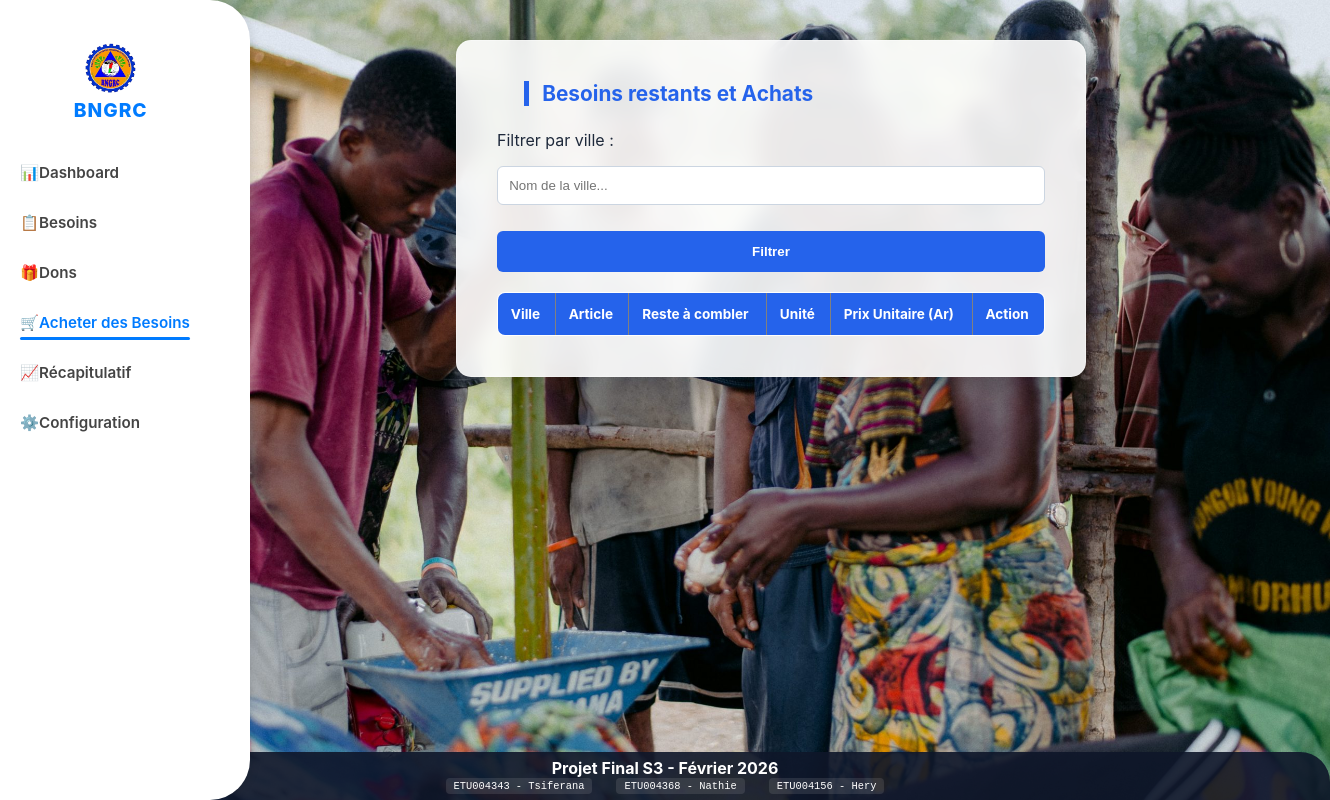
Before: /index.php?action=liste-besoins-achats with the older database file.
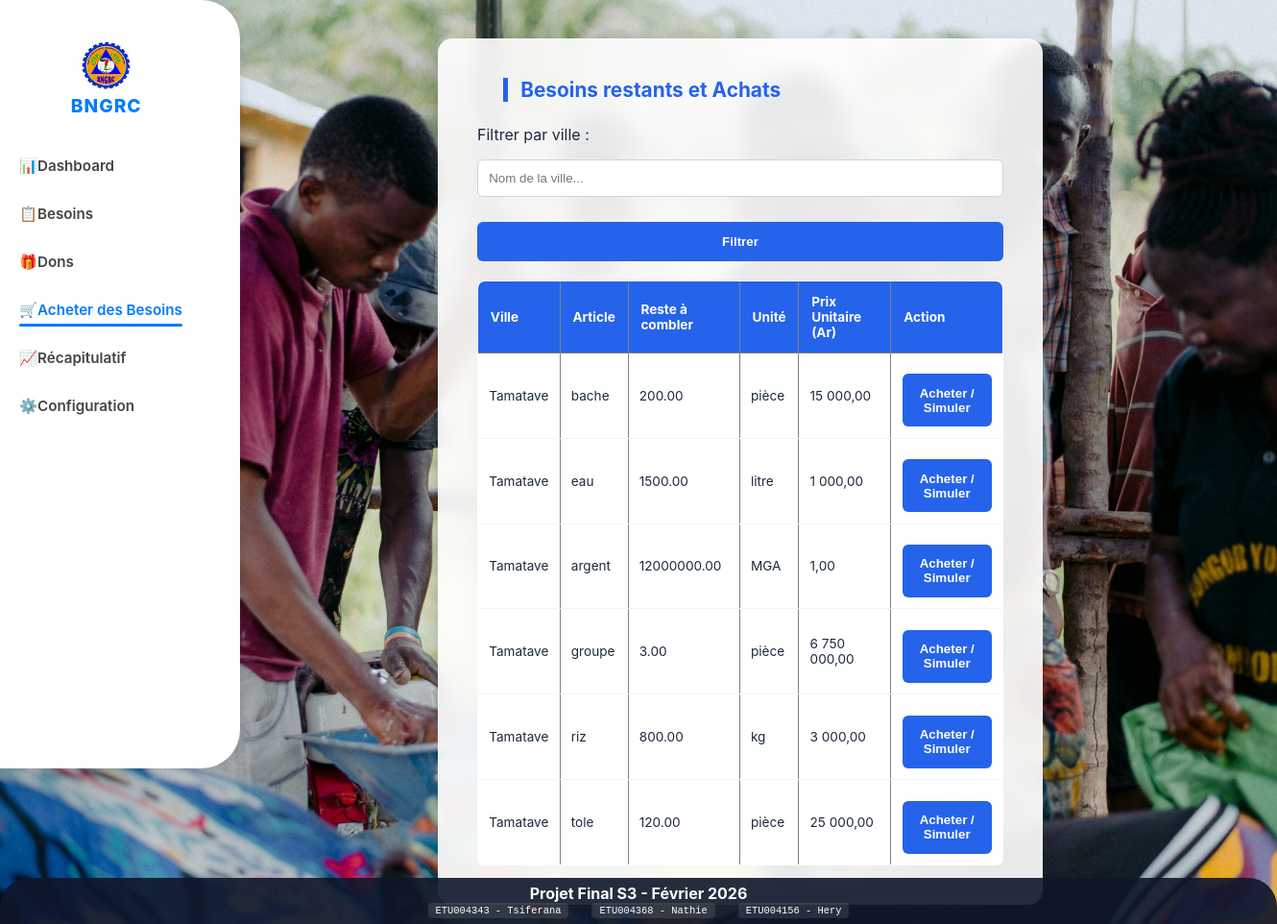
After: the same page with the newer database file.
### tables this page shows
CREATE TABLE bngrc_besoins (
    id_besoin INT AUTO_INCREMENT PRIMARY KEY,
    id_ville INT NOT NULL,
    id_categorie INT NOT NULL,
    article VARCHAR(100) NOT NULL, 
    quantite_initiale DECIMAL(15,2) NOT NULL,
    quantite_restante DECIMAL(15,2) NOT NULL, 
    prix_unitaire DECIMAL(15,2) NOT NULL, 
    date_saisie TIMESTAMP DEFAULT CURRENT_TIMESTAMP,
    FOREIGN KEY (id_ville) REFERENCES bngrc_villes(id_ville),
    FOREIGN KEY (id_categorie) REFERENCES bngrc_categories(id_categorie)
);

CREATE TABLE bngrc_villes (
    id_ville INT AUTO_INCREMENT PRIMARY KEY,
    nom_ville VARCHAR(100) NOT NULL
);

### controllers/AchatController.php (called while the page is built, shortened)
<?php
class AchatController {
    public function liste() {
        $db = (new Database())->getConnection();
        $ville_filtre = $_POST['ville_filtre'] ?? '';
        $sql = "SELECT b.*, v.nom_ville as ville
                FROM bngrc_besoins b
                JOIN bngrc_villes v ON b.id_ville = v.id_ville
                WHERE b.quantite_restante > 0";
        $stmt = $db->prepare($sql);
        if ($ville_filtre) {
            $stmt->execute([':v' => "%$ville_filtre%"]);
        } else {
            $stmt->execute();
        }
        $besoins = $stmt->fetchAll(PDO::FETCH_ASSOC);
        include '../views/liste_besoins_achats.php';
    }
}

### views/liste_besoins_achats.php (the view, shortened to what this page needs)
<?php include 'common/header.php'; ?>
<main>
    <div>
        <h2>Besoins restants et Achats</h2>
        <div class="filter-section">
            <form action="index.php?action=liste-besoins-achats" method="POST">
                <label>Filtrer par ville :</label>
                <input type="text" name="ville_filtre" placeholder="Nom de la ville...">
                <button type="submit">Filtrer</button>
            </form>
        </div>
        <table border="1" style="width: 100%; margin-top: 20px; border-collapse: collapse;">
            <thead>
                <tr>
                    <th>Ville</th>
                    <th>Article</th>
                    <th>Reste à combler</th>
                    <th>Unité</th>
                    <th>Prix Unitaire (Ar)</th>
                    <th>Action</th>
                </tr>
            </thead>
            <tbody>
                <?php foreach ($besoins as $b): ?>
                <tr>
                    <td><?= $b['ville'] ?></td>
                    <td><?= $b['article'] ?></td>
                    <td><?= $b['quantite_restante'] ?></td>
                    <td><?= $b['unite'] ?></td>
                    <td><?= number_format($b['prix_unitaire'], 2, ',', ' ') ?></td>
                    <td>
                        <button onclick="ouvrirSimulation(
                            <?= $b['id_besoin'] ?>,
                            '<?= $b['article'] ?>',
                            <?= $b['quantite_restante'] ?>,
                            <?= $b['prix_unitaire'] ?>
                        )">Acheter / Simuler</button>
                    </td>
                </tr>
                <?php endforeach; ?>
            </tbody>
        </table>
    </div>
</main>
<?php include 'common/footer.php'; ?>

### public/index.php (shortened to what this page needs)
<?php
$action = $_GET['action'] ?? 'dashboard';
switch ($action) {
    case 'liste-besoins-achats':
        require_once '../controllers/AchatController.php';
        (new AchatController())->liste();
        break;
}

### views/common/header.php (shortened to what this page needs)
<!DOCTYPE html>
<html lang="fr">
<head>
    <link rel="stylesheet" href="css/style.css">
</head>
<body>
    <header>
        <nav>
            <div class="logo-container">
                <a href="index.php?action=dashboard" style="text-decoration: none; text-align: center;">
                    <img src="images/bngrc.png" alt="Logo BNGRC" style="height: 50px; width: auto; vertical-align: middle;">
                    <div class="logo-text">BNGRC</div>
                </a>
            </div>
            <ul>
                <?php $act = $_GET['action'] ?? 'dashboard'; ?>
                <li class="<?php echo ($act == 'dashboard') ? 'active' : ''; ?>"><a href="index.php?action=dashboard">📊Dashboard</a></li>
                <li class="<?php echo ($act == 'saisie-besoin') ? 'active' : ''; ?>"><a href="index.php?action=saisie-besoin">📋Besoins</a></li>
                <li class="<?php echo ($act == 'saisie-don') ? 'active' : ''; ?>"><a href="index.php?action=saisie-don">🎁Dons</a></li>
                <li class="<?php echo ($act == 'liste-besoins-achats' || $act == 'simuler-achat') ? 'active' : ''; ?>"><a href="index.php?action=liste-besoins-achats">🛒Acheter des Besoins</a></li>
                <li class="<?php echo ($act == 'recapitulatif') ? 'active' : ''; ?>"><a href="index.php?action=recapitulatif">📈Récapitulatif</a></li>
                <li class="<?php echo ($act == 'config-frais') ? 'active' : ''; ?>"><a href="index.php?action=config-frais">⚙️Configuration</a></li>
            </ul>
        </nav>
    </header>
    <main>

### views/common/footer.php (shortened to what this page needs)
</main>
    <footer>
        <div class="signatures">
            <p><strong>Projet Final S3 - Février 2026</strong></p>
            <ul>
                <li>ETU004343 - Tsiferana</li>
                <li>ETU004368 - Nathie</li>
                <li>ETU004156 - Hery</li>
            </ul>
        </div>
    </footer>
</body>
</html>

### public/css/style.css (style rules this page uses)
:root { --primary: #2563eb; --primary-dark: #1d4ed8; --secondary: #64748b; --surface: rgba(255, 255, 255, 0.9); --text: #1e293b; }
* { box-sizing: border-box; margin: 0; padding: 0; }
html, body { height: 100%; }
body { font-family: 'Inter', sans-serif; color: var(--text); background-image: url('../images/back.jpg'); background-size: cover; background-position: center; background-attachment: fixed; display: flex; flex-direction: row; }
header { background: rgba(255, 255, 255, 0.95); width: 280px; height: 100vh; position: fixed; left: 0; top: 0; padding: 2rem 0; box-shadow: 2px 0 10px rgba(0,0,0,0.1); z-index: 1000; border-radius: 0 40px 40px 0; }
nav { display: flex; flex-direction: column; height: 100%; }
.logo-container { margin-left: 6cm; margin-bottom: 2rem; }
nav ul { display: flex; flex-direction: column; list-style: none; gap: 0.5rem; padding: 0 1.5rem; }
nav a { text-decoration: none; color: var(--secondary); font-weight: 600; font-size: 0.9rem; display: block; padding: 0.8rem 1rem; transition: all 0.3s ease; border-radius: 8px; }
main { flex: 1; margin-left: 280px; display: flex; flex-direction: column; align-items: center; justify-content: flex-start; padding: 5rem 0; transform: translateX(-164px); }
main > table, main > div, main > form { width: 700px; max-width: 90%; background: var(--surface); backdrop-filter: blur(10px); -webkit-backdrop-filter: blur(10px); border-radius: 15px; box-shadow: 0 10px 25px rgba(0, 0, 0, 0.2); border: 1px solid rgba(255, 255, 255, 0.3); padding: 2.5rem; margin: 0 auto; }
h2 { width: 700px; max-width: 90%; margin: 0 auto 1.5rem auto; color: var(--primary); font-size: 1.3rem; border-left: 5px solid var(--primary); padding-left: 0.8rem; text-align: left; }
table { border-collapse: collapse; background: white; border-radius: 8px; overflow: hidden; font-size: 0.85rem; width: 100%; }
th { background: var(--primary); color: white; padding: 0.8rem; text-align: left; }
td { padding: 0.7rem; border-bottom: 1px solid #f1f5f9; }
footer { position: fixed; bottom: 0; left: 0; width: 100%; padding: 0.4rem; background: rgba(15, 23, 42, 0.9); color: white; text-align: center; z-index: 500; border-radius: 30px 30px 0 0; }
.signatures ul { list-style: none; display: flex; justify-content: center; gap: 1.5rem; }
.signatures li { font-family: monospace; background: rgba(255,255,255,0.1); padding: 0.1rem 0.5rem; border-radius: 4px; font-size: 0.65rem; }
form { display: flex; flex-direction: column; gap: 1rem; width: 100%; }
input, select { padding: 0.7rem; border: 1px solid #cbd5e1; border-radius: 6px; width: 100%; }
button { background: var(--primary); color: white; padding: 0.8rem; border: none; cursor: pointer; font-weight: bold; border-radius: 6px; margin-top: 10px; }

### views/common/header.php (style rules this page uses)
header { background: #fff; box-shadow: 2px 0 10px rgba(0,0,0,0.1); width: 250px; height: 100vh; position: fixed; top: 0; left: 0; padding: 30px 0; z-index: 1000; }
nav { display: flex; flex-direction: column; align-items: flex-start; height: 100%; padding: 0 20px; }
.logo-container { margin-left: 1cm; margin-bottom: 20px; display: flex; flex-direction: column; align-items: center; }
.logo-text { color: #007bff; font-weight: 800; font-size: 1.2rem; margin-top: 5px; letter-spacing: 1px; }
nav ul { display: flex; flex-direction: column; list-style: none; gap: 15px; margin: 0; padding: 0; width: 100%; }
nav ul li { position: relative; width: fit-content; }
nav ul li a { text-decoration: none; color: #444; font-weight: 600; font-size: 0.95rem; padding: 8px 0; display: block; transition: color 0.3s ease; }
nav ul li a::after { content: ''; position: absolute; width: 0; height: 3px; bottom: 0; left: 0; background-color: #007bff; transition: width 0.3s ease; border-radius: 2px; }
nav ul li.active a { color: #007bff; }
nav ul li.active a::after { width: 100%; }
main { margin-left: 270px; padding: 20px; }

Changed rows visible on the page:
added bngrc_besoins: id_ville.nom_ville "Tamatave", article "bache", quantite_restante "200.00", unite "pièce", prix_unitaire "15 000,00"
added bngrc_besoins: id_ville.nom_ville "Tamatave", article "eau", quantite_restante "1500.00", unite "litre", prix_unitaire "1 000,00"
added bngrc_besoins: id_ville.nom_ville "Tamatave", article "argent", quantite_restante "12000000.00", unite "MGA", prix_unitaire "1,00"
added bngrc_besoins: id_ville.nom_ville "Tamatave", article "groupe", quantite_restante "3.00", unite "pièce", prix_unitaire "6 750 000,00"
added bngrc_besoins: id_ville.nom_ville "Tamatave", article "riz", quantite_restante "800.00", unite "kg", prix_unitaire "3 000,00"
added bngrc_besoins: id_ville.nom_ville "Tamatave", article "tole", quantite_restante "120.00", unite "pièce", prix_unitaire "25 000,00"
